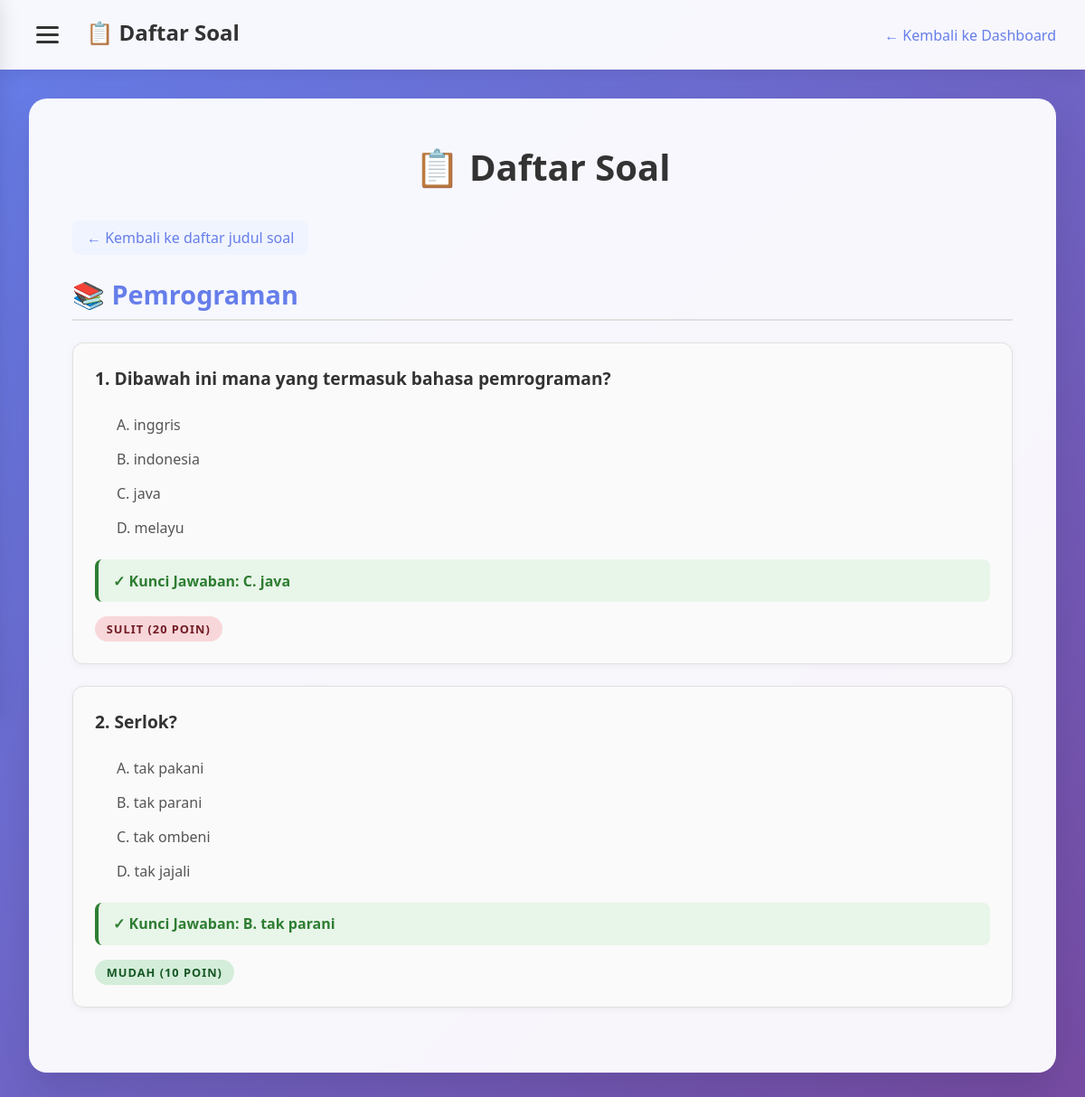
The page /AnkaTry/admin/daftarsoal.php?id_grup=9 (signed in) on the database its author committed.
### tables this page shows
CREATE TABLE `grup_soal` (
  `id_grup` int(11) NOT NULL,
  `judul_grup` varchar(255) NOT NULL
);

CREATE TABLE `soal` (
  `id_soal` int(11) NOT NULL,
  `id_grup` int(11) DEFAULT NULL,
  `pertanyaan` text NOT NULL,
  `pilihan_a` varchar(255) NOT NULL,
  `pilihan_b` varchar(255) NOT NULL,
  `pilihan_c` varchar(255) NOT NULL,
  `pilihan_d` varchar(255) NOT NULL,
  `jawaban_benar` enum('A','B','C','D') NOT NULL,
  `kategori` varchar(100) DEFAULT NULL,
  `tingkat_kesulitan` varchar(50) DEFAULT NULL,
  `created_at` timestamp NOT NULL DEFAULT current_timestamp(),
  `image` varchar(255) DEFAULT NULL
);

### AnkaTry/admin/daftarsoal.php (the view, shortened to what this page needs)
<?php
include '../koneksi.php';
$grupList = [];
$res = $conn->query("SELECT id_grup, judul_grup FROM grup_soal ORDER BY id_grup DESC");
while ($row = $res->fetch_assoc()) {
    $grupList[] = $row;
}
$soalList = [];
if (isset($_GET['id_grup']) && $_GET['id_grup']) {
    $id_grup = intval($_GET['id_grup']);
    $soalQ = $conn->query("SELECT * FROM soal WHERE id_grup=$id_grup ORDER BY id_soal ASC");
    while ($row = $soalQ->fetch_assoc()) {
        $soalList[] = $row;
    }
    $judul_grup = '';
    foreach ($grupList as $g) {
        if ($g['id_grup'] == $id_grup) {
            $judul_grup = $g['judul_grup'];
            break;
        }
    }
}
?>
<!DOCTYPE html>
<html lang="en">
<head>
</head>
<body>
    <nav class="navbar">
        <div class="navbar-title">
            <button class="sidebar-toggle" onclick="toggleSidebar()" aria-label="Open sidebar">
                <span class="hamburger"></span>
                <span class="hamburger"></span>
                <span class="hamburger"></span>
            </button>
            📋 Daftar Soal
        </div>
        <div class="navbar-link"><a href="dashboard.php">← Kembali ke Dashboard</a></div>
    </nav>
    <div class="page-container">
        <div class="form-container">
            <h1>📋 Daftar Soal</h1>
            <?php if (!isset($_GET['id_grup'])): ?>
                <?php if (count($grupList) > 0): ?>
                    <?php foreach ($grupList as $g): ?>
                        <form method="GET" action="" style="margin-bottom:0;">
                            <input type="hidden" name="id_grup" value="<?= htmlspecialchars($g['id_grup']) ?>">
                            <button type="submit" class="judul-grup-btn">📚 <?= htmlspecialchars($g['judul_grup']) ?></button>
                        </form>
                    <?php endforeach; ?>
                <?php else: ?>
                    <div class="empty-message">
                        <p>📭 Belum ada judul soal yang ditambahkan.</p>
                    </div>
                <?php endif; ?>
            <?php else: ?>
                <a href="daftarsoal.php" class="back-link">← Kembali ke daftar judul soal</a>
                <h2>📚 <?= htmlspecialchars($judul_grup) ?></h2>
                <?php if (count($soalList) > 0): ?>
                    <?php $no = 1; foreach ($soalList as $row): ?>
                        <div class="soal-group">
                            <div class="soal-pertanyaan">
                                <?= $no ?>. <?= htmlspecialchars($row['pertanyaan']) ?>
                            </div>
                            <div class="pilihan-list">
                                <div class="pilihan-item">A. <?= htmlspecialchars($row['pilihan_a']) ?></div>
                                <div class="pilihan-item">B. <?= htmlspecialchars($row['pilihan_b']) ?></div>
                                <div class="pilihan-item">C. <?= htmlspecialchars($row['pilihan_c']) ?></div>
                                <div class="pilihan-item">D. <?= htmlspecialchars($row['pilihan_d']) ?></div>
                            </div>
                            <div class="jawaban-kunci">
                                ✓ Kunci Jawaban: <?= htmlspecialchars($row['jawaban_benar']) ?>.
                                <?php
                                    $kunci = '';
                                    if ($row['jawaban_benar'] === 'A') $kunci = $row['pilihan_a'];
                                    elseif ($row['jawaban_benar'] === 'B') $kunci = $row['pilihan_b'];
                                    elseif ($row['jawaban_benar'] === 'C') $kunci = $row['pilihan_c'];
                                    elseif ($row['jawaban_benar'] === 'D') $kunci = $row['pilihan_d'];
                                    echo htmlspecialchars($kunci);
                                ?>
                            </div>
                            <span class="difficulty-badge difficulty-<?= strtolower($row['tingkat_kesulitan']) ?>">
                                <?= $row['tingkat_kesulitan'] ?>
                                (<?= $row['tingkat_kesulitan'] === 'Mudah' ? '10' : ($row['tingkat_kesulitan'] === 'Sedang' ? '15' : '20') ?> poin)
                            </span>
                        </div>
                    <?php $no++; endforeach; ?>
                <?php else: ?>
                    <div class="empty-message">
                        <p>📭 Belum ada soal pada judul ini.</p>
                    </div>
                <?php endif; ?>
            <?php endif; ?>
        </div>
    </div>
</body>
</html>

### AnkaTry/admin/daftarsoal.php (style rules this page uses)
* { margin: 0; padding: 0; box-sizing: border-box; }
body { font-family: 'Segoe UI', Tahoma, Geneva, Verdana, sans-serif; background: linear-gradient(135deg, #667eea 0%, #764ba2 100%); min-height: 100vh; }
.navbar { background: rgba(255, 255, 255, 0.95); backdrop-filter: blur(10px); padding: 1rem 2rem; box-shadow: 0 2px 20px rgba(0,0,0,0.1); display: flex; justify-content: space-between; align-items: center; }
.navbar-title { font-size: 1.5rem; font-weight: bold; color: #333; }
.navbar-link a { color: #667eea; text-decoration: none; font-weight: 500; transition: color 0.3s; }
.page-container { padding: 2rem; max-width: 1200px; margin: 0 auto; }
.form-container { background: rgba(255, 255, 255, 0.95); backdrop-filter: blur(10px); padding: 3rem; border-radius: 20px; box-shadow: 0 20px 40px rgba(0,0,0,0.1); }
.form-container h1 { text-align: center; color: #333; margin-bottom: 2rem; font-size: 2.5rem; }
.form-container h2 { color: #667eea; margin-bottom: 1.5rem; font-size: 1.8rem; border-bottom: 2px solid #e0e0e0; padding-bottom: 0.5rem; }
.back-link { display: inline-block; margin-bottom: 1.5rem; color: #667eea; text-decoration: none; font-weight: 500; padding: 0.5rem 1rem; border-radius: 8px; background: #f0f4ff; transition: all 0.3s; }
.soal-group { border: 1px solid #e0e0e0; padding: 1.5rem; margin-bottom: 1.5rem; border-radius: 12px; background: #fafafa; transition: all 0.3s; box-shadow: 0 2px 8px rgba(0,0,0,0.05); }
.soal-pertanyaan { font-size: 1.2rem; font-weight: 600; color: #333; margin-bottom: 1rem; line-height: 1.6; }
.pilihan-list { margin-left: 1.5rem; margin-bottom: 1rem; }
.pilihan-item { padding: 0.5rem 0; font-size: 1rem; color: #555; }
.jawaban-kunci { background: #e8f5e9; color: #2e7d32; font-weight: 600; padding: 0.8rem 1rem; border-radius: 8px; margin-top: 1rem; border-left: 4px solid #2e7d32; }
.difficulty-badge { display: inline-block; padding: 0.3rem 0.8rem; border-radius: 20px; font-size: 0.8rem; font-weight: 600; text-transform: uppercase; letter-spacing: 1px; margin-top: 1rem; }
.difficulty-mudah { background: #d4edda; color: #155724; }
.difficulty-sulit { background: #f8d7da; color: #721c24; }
.sidebar-toggle { background: none; border: none; cursor: pointer; padding: 0.5rem; border-radius: 8px; transition: background 0.3s; margin-right: 1rem; vertical-align: middle; }
.hamburger { display: block; width: 25px; height: 3px; background: #333; margin: 5px 0; transition: 0.3s; border-radius: 2px; }

### rows shown on the page
grup_soal: judul_grup "Pemrograman"
soal: pertanyaan "Dibawah ini mana yang termasuk bahasa pemrograman?", pilihan_a "inggris", pilihan_b "indonesia", pilihan_c "java", pilihan_d "melayu", jawaban_benar "C", tingkat_kesulitan "SULIT", shows "20"
soal: pertanyaan "Serlok?", pilihan_a "tak pakani", pilihan_b "tak parani", pilihan_c "tak ombeni", pilihan_d "tak jajali", jawaban_benar "B", tingkat_kesulitan "MUDAH", shows "10"
